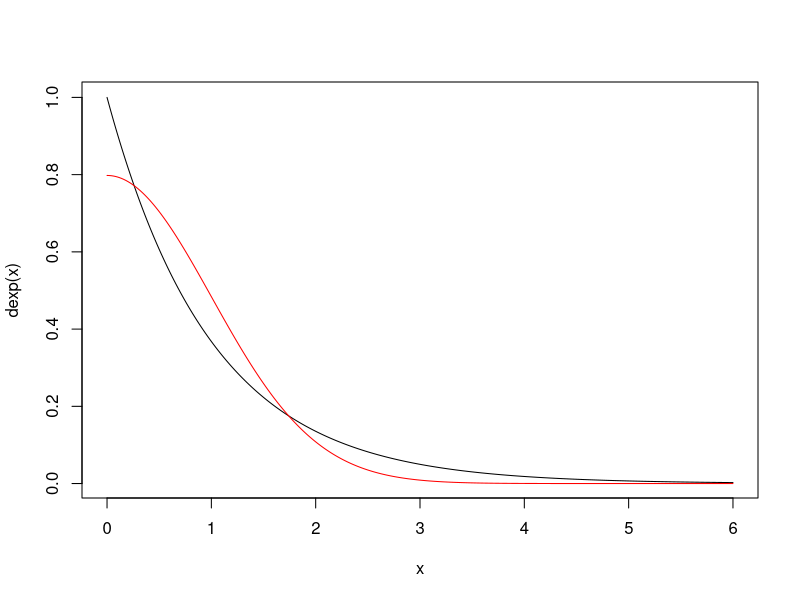
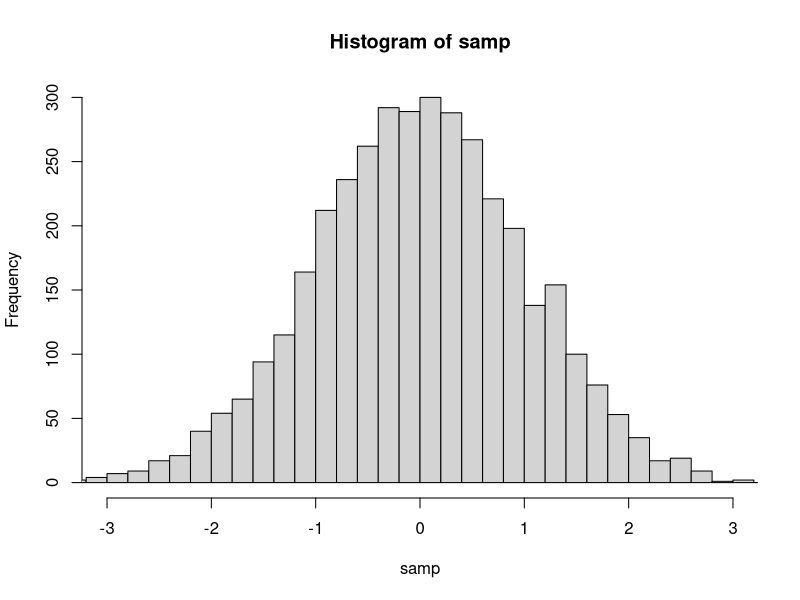

R code for these plots, in order:
# target distribution: standard normal (first get folded normal, then randomly reverse sign)
# proposal distribution: Exp(1)

# visualize their respective density in (0, 6)
x <- seq(0, 6, by = 0.02)
plot(x, dexp(x), type = "l")
lines(x, 2 * dnorm(x), col = "red", type = "l") #  2 * dnorm(x) because we want folded normal distribution

# scale Exp(1) so that its density is always greater than folded normal
s <- max(2 * dnorm(x) / dexp(x, rate = 1))

scaled_dexp <- function(x) {
  dexp(x) * s
}

rejection_sampling <- function(n = 5000) {
  proposal <- rexp(n)
  accept_prob <-  2 * dnorm(proposal) / scaled_dexp(proposal)
  u <- runif(n)
  samp <- proposal[accept_prob > u]
  
  # randomly reverse sign of x
  for (i in 1:length(samp)) {
    p <- runif(1)
    if (p > 0.5) {
      samp[[i]] <- -1 * samp[[i]]
    }
  }
  
  samp
}

samp <- rejection_sampling()
hist(samp, breaks = 50, xlim = c(-3, 3))

shapiro.test(samp)
